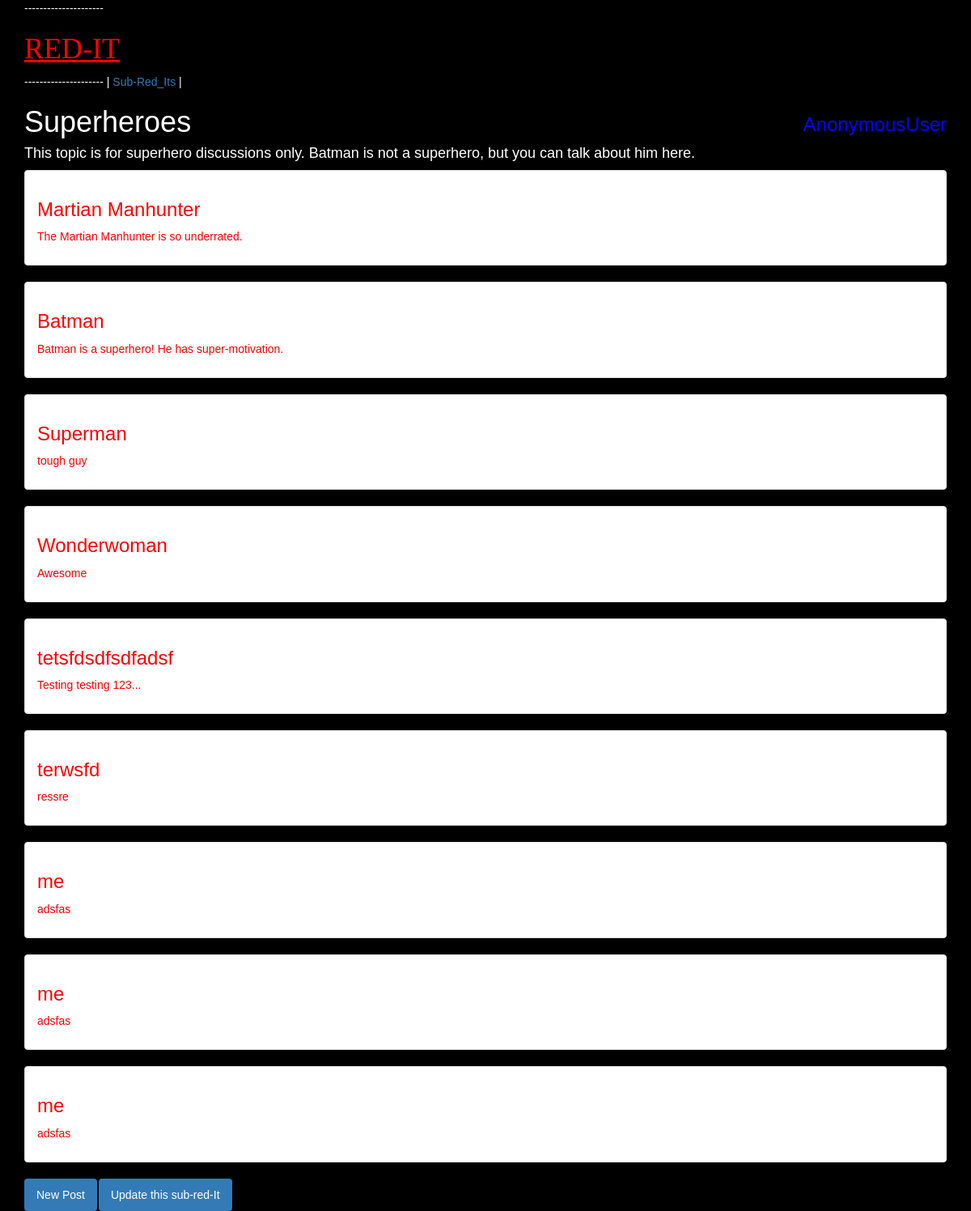
Before: /subreddits/2/ with the older database file.
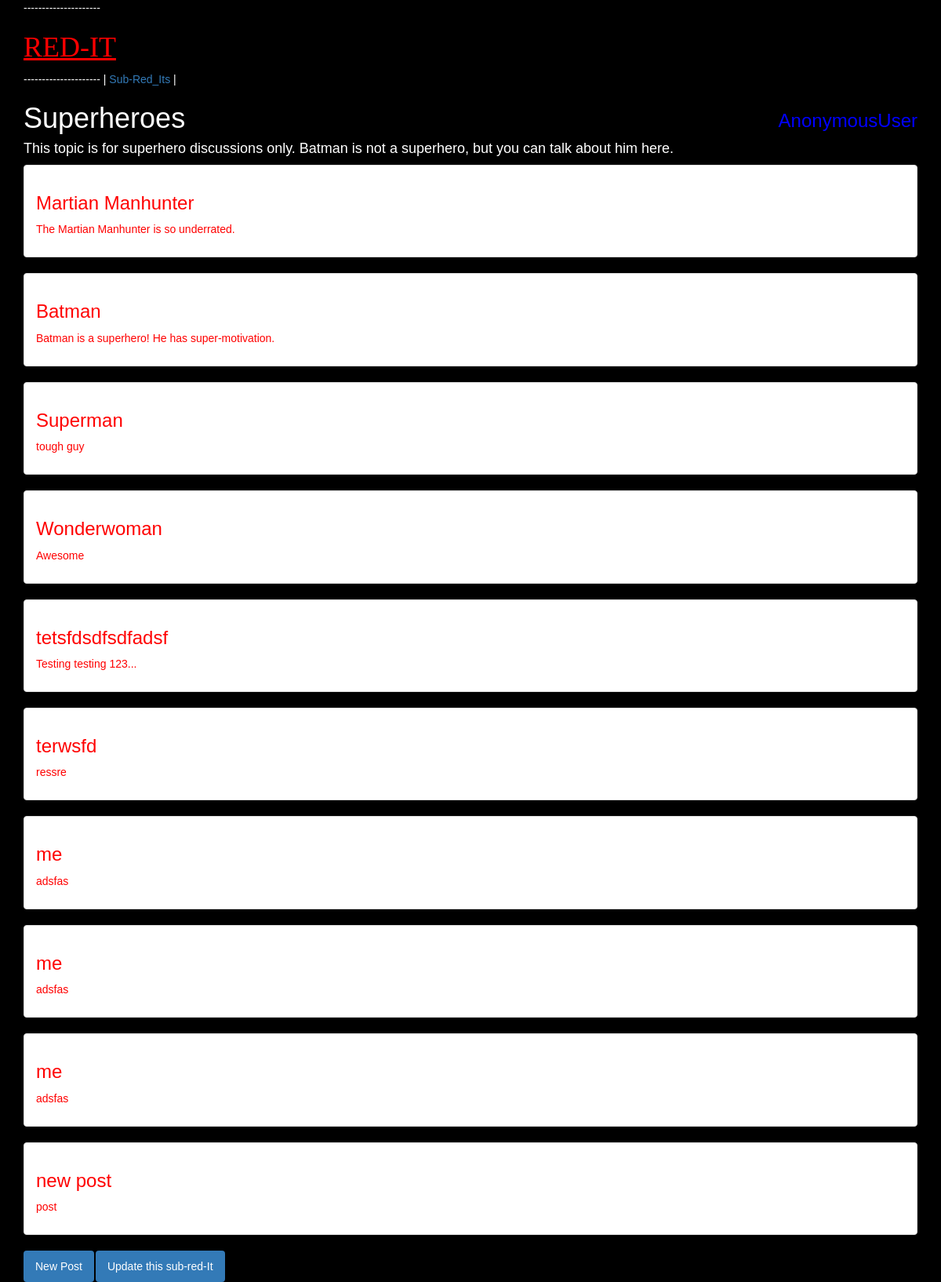
After: the same page with the newer database file.
### app/models.py (models this page shows, shortened)
class Post(models.Model):
    title = models.CharField(max_length=20)
    description = models.CharField(max_length=255)
    url = models.URLField(max_length=200, null=True, blank=True)
    creation_time = models.DateTimeField(auto_now_add=True)
    modification_time = models.DateTimeField(auto_now=True)
    post_to_subreddit = models.ForeignKey(Subreddit)
    post_to_user = models.ForeignKey(User)
    def __str__(self):
        return self.title

### app/views.py (the view)
# urls.py: url(r'^subreddits/(?P<pk>\d+)/$', SubredditDetailView.as_view(), name="subreddit_detail_view"),
class SubredditDetailView(DetailView):
    model = Subreddit

### templates/app/subreddit_detail.html (shortened to what this page needs)
{% extends 'base.html' %}
{% block content %}
  <h1>{{ subreddit.name }}</h1>
  <h4>{{ subreddit.description }}</h4>
  {% for post in object.post_set.all|slice:":20" %}
    <div class="panel panel-default">
    <div class="panel-body">
      <a href="{% url 'post_detail_view' post.id %}"><h3 style="color:red;">{{ post }}</h3></a>
      <p style="color:red">{{ post.description }}</p>
   </div>
   </div>
  {% endfor %}
  <ul class="nav nav-pills">
    <li role="presentation" class="active"><a href="{% url 'post_create_view' object.id %}">New Post</a></li>
    <li role="presentation" class="active"><a href="{% url 'subreddit_update_view' object.id %}">Update this sub-red-It</a></li>
  </ul>
{% endblock %}

Changed rows visible on the page:
added Post: title "new post", description "post"
